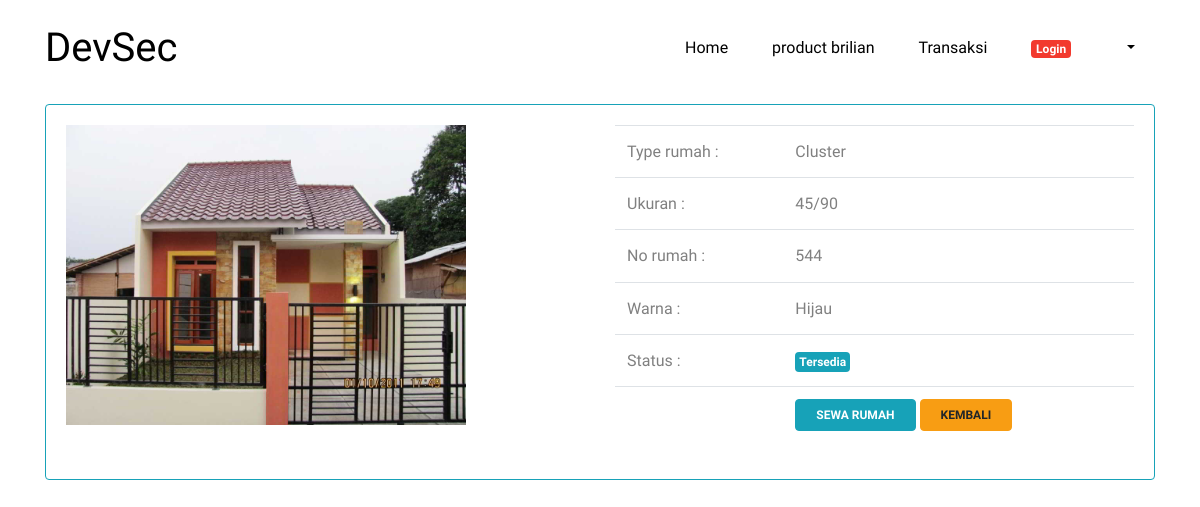
/customer/dashboard/detail_rumah/59, run on an earlier commit of the app's database.
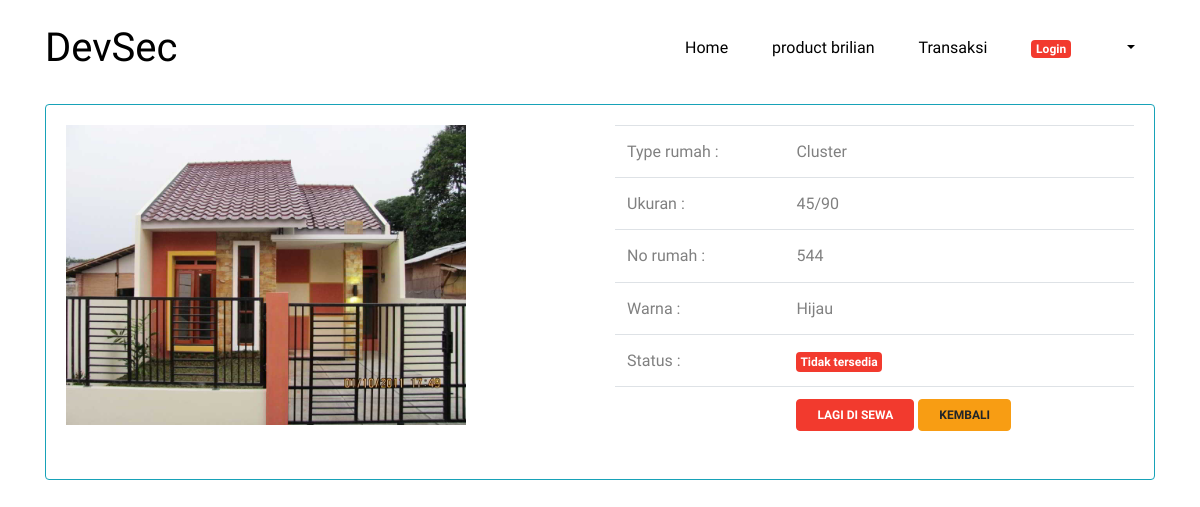
And on a later commit of the database.
### tables this page shows
CREATE TABLE `rumah` (
  `id_rumah` int(20) NOT NULL,
  `kode_type` varchar(20) NOT NULL,
  `ukuran` varchar(20) NOT NULL,
  `no_rumah` varchar(20) NOT NULL,
  `warna` varchar(20) NOT NULL,
  `status` varchar(20) NOT NULL,
  `harga` int(20) NOT NULL,
  `denda` int(20) NOT NULL,
  `jumlah_pembangunan` varchar(20) NOT NULL,
  `gambar` varchar(100) NOT NULL
);

### application/controllers/customer/dashboard.php (called while the page is built, shortened)
<?php
class Dashboard extends CI_Controller
{
    public function detail_rumah($id)
    {
        $data['detail'] = $this->kpr_model->detail($id);
        $this->load->view('templates_customer/header');
        $this->load->view('customer/detail_rumah', $data);
    }
}

### index.php (called while the page is built, shortened)
<?php
require_once BASEPATH.'core/CodeIgniter.php';

### application/models/kpr_model.php (called while the page is built, shortened)
<?php
class Kpr_model extends CI_Model
{
    public function detail($id)
    {
        $query = $this->db->get_where('rumah', array('id_rumah' => $id))->result();
        return $query;
    }
}

### application/views/customer/detail_rumah.php (the view)
<div class="section">
    <div class="container mt-2 mb-2 ">
        <div class="card border-info mt-2">
            <div class="card-body">
                <?php foreach ($detail as $dt) : ?>
                    <div class="row">
                        <div class="col-md-6">
                            <img src="<?= base_url('assets/upload/' . $dt->gambar) ?>" width="400px" height="300px" alt="">
                        </div>
                        <div class="col-md-6">
                            <table class="table">
                                <tr>
                                    <td>Type rumah :</td>
                                    <td> <?php if ($dt->kode_type == "CLS") {
                                                echo "Cluster";
                                            } elseif ($dt->kode_type == "SCLS") {
                                                echo "Spesial Cluster";
                                            } elseif ($dt->kode_type == "NCLS") {
                                                echo "Non Cluster";
                                            }
                                            ?>
                                    </td>
                                </tr>
                                <tr>
                                    <td>Ukuran : </td>
                                    <td> <?= $dt->ukuran ?> </td>
                                </tr>
                                <tr>
                                    <td>No rumah : </td>
                                    <td> <?= $dt->no_rumah ?> </td>
                                </tr>
                                <tr>
                                    <td>Warna : </td>
                                    <td> <?= $dt->warna ?> </td>
                                </tr>
                                <tr>
                                    <td>Status : </td>
                                    <td> <?php if ($dt->status == 1) {
                                                echo " <span class='badge badge-info p-1'> Tersedia </span>";
                                            } else {
                                                echo "<span class='badge badge-danger p-1'> Tidak tersedia </span>";
                                            }
                                            ?>
                                    </td>
                                </tr>
                                <tr>
                                    <td></td>
                                    <td>
                                        <?php
                                        if ($dt->status == 0) {
                                            echo " <span class='btn btn-danger' disable> Lagi di sewa </span> ";
                                        } else {
                                            echo anchor('customer/sewa/tambah_sewa' . $dt->id_rumah, '<button class="btn btn-info">Sewa rumah</button> ');
                                        }
                                        ?>
                                        <a class="btn btn-warning" href=" <?= base_url('customer/dashboard'); ?>  ">Kembali</a>
                                    </td>
                                </tr>
                            </table>
                        </div>
                    </div>
                <?php endforeach; ?>
            </div>
        </div>
    </div>
</div>

What changed in the data, as far as the page shows it:
changed rumah "Hijau": id_rumah "SEWA RUMAH" → (not shown); status "Tersedia" → "Tidak tersedia LAGI DI SEWA"
